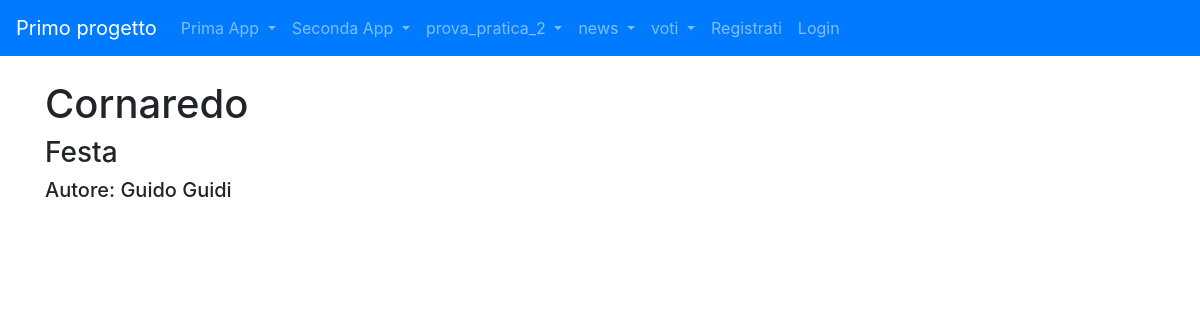
The app's page /news/articolo/1 with its own data.
### news/models.py (models this page shows, shortened)
class Articolo (models.Model):
    titolo = models.CharField(max_length=20)
    contenuto = models.TextField()
    giornalista= models.ForeignKey(Giornalista,on_delete=models.CASCADE, related_name = "articoli")
    data = models.DateField(blank=True)
    visualizzazioni = models.IntegerField(default=0,blank=True)
    class Meta:
        verbose_name= "Articolo"
        verbose_name_plural = "Articoli"

class Giornalista (models.Model):
    nome = models.CharField(max_length=20)
    cognome = models.CharField(max_length=20)
    anno_di_nascita = models.DateField(blank=True)
    def __str__(self):
        return self.nome +" " +self.cognome
    class Meta:
        verbose_name = "Giornalista"
        verbose_name_plural = "Giornalisti"

### news/views.py (the view)
# urls.py: path("articolo/<int:pk>", articoloDetailView, name="articolo_detail"),
def articoloDetailView(request, pk):
    articolo = get_object_or_404(Articolo,pk=pk)
    context = {"articolo" : articolo}
    return render (request, "news/articolo_detail.html", context)

### news/templates/news/articolo_detail.html (shortened to what this page needs)
{% extends 'base.html' %}
{% block content %}
    <h1>{{ articolo.titolo }}</h1>
    <h3>{{ articolo.contenuto }}</h3>
    <h5>Autore: {{ articolo.giornalista }}</h5>
{% endblock content %}

### records on screen
Articolo: titolo "Cornaredo", contenuto "Festa", giornalista "Guido Guidi"
